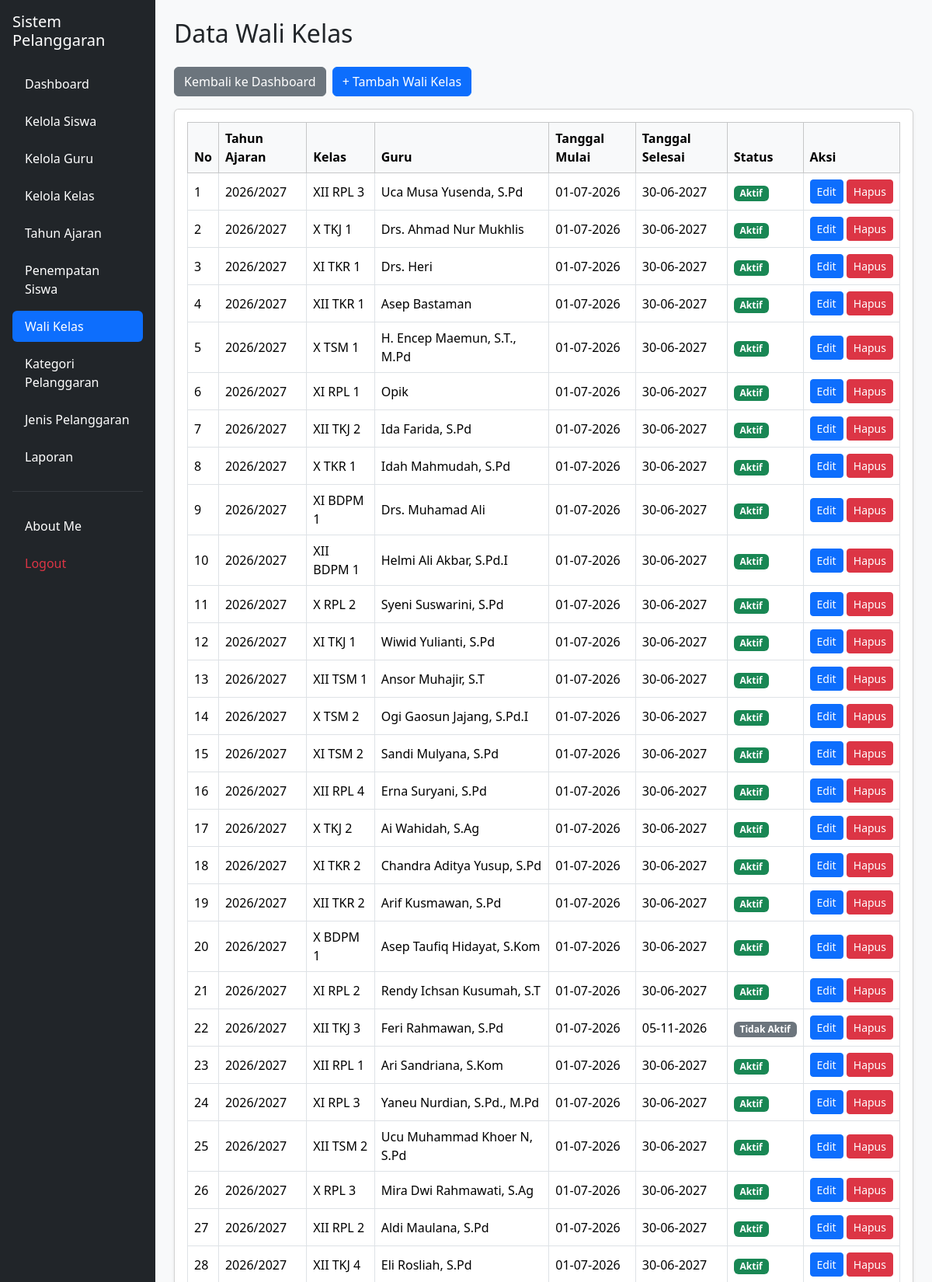
The app's page /wali_kelas.php (signed in, upper part) with its own data.
### tables this page shows
CREATE TABLE `t_wali_kelas` (
  `id` int(11) NOT NULL,
  `tahun_ajaran_id` int(11) NOT NULL,
  `kelas_id` int(11) NOT NULL,
  `guru_id` int(11) NOT NULL,
  `tanggal_mulai` date NOT NULL,
  `tanggal_selesai` date NOT NULL,
  `status_aktif` tinyint(1) NOT NULL,
  `created_at` timestamp NOT NULL DEFAULT current_timestamp(),
  `update_at` timestamp NOT NULL DEFAULT current_timestamp()
);

CREATE TABLE `t_tahun_ajaran` (
  `id` int(11) NOT NULL,
  `nama` varchar(20) NOT NULL,
  `tanggal_mulai` date NOT NULL,
  `tanggal_selesai` date NOT NULL,
  `status_aktif` tinyint(1) NOT NULL,
  `created_at` timestamp NOT NULL DEFAULT current_timestamp(),
  `update_at` timestamp NOT NULL DEFAULT current_timestamp()
);

CREATE TABLE `t_kelas` (
  `id` int(11) NOT NULL,
  `nama` varchar(100) NOT NULL,
  `tingkat` varchar(20) NOT NULL,
  `jurusan` varchar(100) NOT NULL,
  `status_aktif` tinyint(1) NOT NULL,
  `created_at` timestamp NOT NULL DEFAULT current_timestamp(),
  `update_at` timestamp NOT NULL DEFAULT current_timestamp()
);

CREATE TABLE `t_guru` (
  `id` int(11) NOT NULL,
  `nip` varchar(30) NOT NULL,
  `nama` varchar(150) NOT NULL,
  `email` varchar(150) NOT NULL,
  `status_aktif` tinyint(1) NOT NULL,
  `user_id` int(11) NOT NULL,
  `created_at` timestamp NULL DEFAULT current_timestamp(),
  `update_at` timestamp NULL DEFAULT current_timestamp()
);

### wali_kelas.php (the view, shortened to what this page needs)
<?php
include "config/koneksi.php";
$query = "SELECT
            wk.*,
            ta.nama AS nama_tahun_ajaran,
            k.nama AS nama_kelas,
            g.nama AS nama_guru
          FROM t_wali_kelas wk
          LEFT JOIN t_tahun_ajaran ta ON wk.tahun_ajaran_id = ta.id
          LEFT JOIN t_kelas k ON wk.kelas_id = k.id
          LEFT JOIN t_guru g ON wk.guru_id = g.id
          ORDER BY wk.id ASC";
$data = mysqli_query($koneksi, $query);
?>
<!DOCTYPE html>
<html lang="id">
<head>
    <link href="https://cdn.jsdelivr.net/npm/bootstrap@5.3.8/dist/css/bootstrap.min.css"
          rel="stylesheet">
    <link href="https://cdn.datatables.net/2.3.4/css/dataTables.bootstrap5.min.css"
          rel="stylesheet">
</head>
<body class="bg-light">
<div class="container-fluid">
    <div class="row">
        <aside class="col-md-3 col-lg-2 bg-dark text-white p-3 position-fixed top-0 bottom-0 start-0 overflow-auto">
            <h5 class="text-white mb-4">
                Sistem Pelanggaran
            </h5>
            <nav class="nav nav-pills flex-column gap-2">
                <a href="dashboard.php" class="nav-link text-white">
                    Dashboard
                </a>
                <a href="siswa.php" class="nav-link text-white">
                    Kelola Siswa
                </a>
                <a href="guru.php" class="nav-link text-white">
                    Kelola Guru
                </a>
                <a href="kelas.php" class="nav-link text-white">
                    Kelola Kelas
                </a>
                <a href="tahun_ajaran.php" class="nav-link text-white">
                    Tahun Ajaran
                </a>
                <a href="penempatan_siswa.php" class="nav-link text-white">
                    Penempatan Siswa
                </a>
                <a href="wali_kelas.php" class="nav-link active">
                    Wali Kelas
                </a>
                <a href="kategori_pelanggaran.php" class="nav-link text-white">
                    Kategori Pelanggaran
                </a>
                <a href="jenis_pelanggaran.php" class="nav-link text-white">
                    Jenis Pelanggaran
                </a>
                <a href="laporan.php" class="nav-link text-white">
                    Laporan
                </a>
                <hr class="text-secondary">
                <a href="about_me.php" class="nav-link text-white">
                    About Me
                </a>
                <a href="logout.php"
                   class="nav-link text-danger"
                   onclick="return confirm('Yakin ingin logout?')">
                    Logout
                </a>
            </nav>
        </aside>
        <main class="col-md-9 col-lg-10 p-4 offset-md-3 offset-lg-2">
            <h2 class="mb-4">Data Wali Kelas</h2>
            <div class="d-flex flex-wrap gap-2 mb-3">
                <a href="dashboard.php" class="btn btn-secondary">
                    Kembali ke Dashboard
                </a>
                <a href="tambah_wali_kelas.php" class="btn btn-primary">
                    + Tambah Wali Kelas
                </a>
            </div>
            <div class="card shadow-sm">
                <div class="card-body">
                    <div class="table-responsive">
                        <table id="tabelWaliKelas"
                               class="table table-bordered table-hover align-middle">
                            <thead class="table-light">
                                <tr>
                                    <th>No</th>
                                    <th>Tahun Ajaran</th>
                                    <th>Kelas</th>
                                    <th>Guru</th>
                                    <th>Tanggal Mulai</th>
                                    <th>Tanggal Selesai</th>
                                    <th>Status</th>
                                    <th>Aksi</th>
                                </tr>
                            </thead>
                            <tbody>
                            <?php
                            $no = 1;
                            if (mysqli_num_rows($data) > 0) {
                                while ($row = mysqli_fetch_assoc($data)) {
                            ?>
                                <tr>
                                    <td><?= $no++; ?></td>
                                    <td>
                                        <?= htmlspecialchars($row['nama_tahun_ajaran'] ?? '-'); ?>
                                    </td>
                                    <td>
                                        <?= htmlspecialchars($row['nama_kelas'] ?? '-'); ?>
                                    </td>
                                    <td>
                                        <?= htmlspecialchars($row['nama_guru'] ?? '-'); ?>
                                    </td>
                                    <td>
                                        <?= !empty($row['tanggal_mulai'])
                                            ? date('d-m-Y', strtotime($row['tanggal_mulai']))
                                            : '-'; ?>
                                    </td>
                                    <td>
                                        <?= !empty($row['tanggal_selesai'])
                                            ? date('d-m-Y', strtotime($row['tanggal_selesai']))
                                            : '-'; ?>
                                    </td>
                                    <td>
                                        <?php if ((int)($row['status_aktif'] ?? 0) === 1) { ?>
                                            <span class="badge bg-success">
                                                Aktif
                                            </span>
                                        <?php } else { ?>
                                            <span class="badge bg-secondary">
                                                Tidak Aktif
                                            </span>
                                        <?php } ?>
                                    </td>
                                    <td class="text-nowrap">
                                        <a href="edit_wali_kelas.php?id=<?= (int)$row['id']; ?>"
                                           class="btn btn-primary btn-sm">
                                            Edit
                                        </a>
                                        <a href="hapus_wali_kelas.php?id=<?= (int)$row['id']; ?>"
                                           class="btn btn-danger btn-sm"
                                           onclick="return confirm('Yakin ingin menghapus data wali kelas ini?')">
                                            Hapus
                                        </a>
                                    </td>
                                </tr>
                            <?php
                                }
                            } ?>
                            </tbody>
                        </table>
                    </div>
                </div>
            </div>
        </main>
    </div>
</div>
</body>
</html>

### records on screen
t_wali_kelas: tahun_ajaran.nama "2026/2027", kelas.nama "XII RPL 3", guru.nama "Uca Musa Yusenda, S.Pd", tanggal_mulai "01-07-2026", tanggal_selesai "30-06-2027", status_aktif "Aktif"
t_wali_kelas: tahun_ajaran.nama "2026/2027", kelas.nama "X TKJ 1", guru.nama "Drs. Ahmad Nur Mukhlis", tanggal_mulai "01-07-2026", tanggal_selesai "30-06-2027", status_aktif "Aktif"
t_wali_kelas: tahun_ajaran.nama "2026/2027", kelas.nama "XI TKR 1", guru.nama "Drs. Heri", tanggal_mulai "01-07-2026", tanggal_selesai "30-06-2027", status_aktif "Aktif"
t_wali_kelas: tahun_ajaran.nama "2026/2027", kelas.nama "XII TKR 1", guru.nama "Asep Bastaman", tanggal_mulai "01-07-2026", tanggal_selesai "30-06-2027", status_aktif "Aktif"
t_wali_kelas: tahun_ajaran.nama "2026/2027", kelas.nama "X TSM 1", guru.nama "H. Encep Maemun, S.T., M.Pd", tanggal_mulai "01-07-2026", tanggal_selesai "30-06-2027", status_aktif "Aktif"
t_wali_kelas: tahun_ajaran.nama "2026/2027", kelas.nama "XI RPL 1", guru.nama "Opik", tanggal_mulai "01-07-2026", tanggal_selesai "30-06-2027", status_aktif "Aktif"
t_wali_kelas: tahun_ajaran.nama "2026/2027", kelas.nama "XII TKJ 2", guru.nama "Ida Farida, S.Pd", tanggal_mulai "01-07-2026", tanggal_selesai "30-06-2027", status_aktif "Aktif"
t_wali_kelas: tahun_ajaran.nama "2026/2027", kelas.nama "X TKR 1", guru.nama "Idah Mahmudah, S.Pd", tanggal_mulai "01-07-2026", tanggal_selesai "30-06-2027", status_aktif "Aktif"
t_wali_kelas: tahun_ajaran.nama "2026/2027", kelas.nama "XI BDPM 1", guru.nama "Drs. Muhamad Ali", tanggal_mulai "01-07-2026", tanggal_selesai "30-06-2027", status_aktif "Aktif"
t_wali_kelas: tahun_ajaran.nama "2026/2027", kelas.nama "XII BDPM 1", guru.nama "Helmi Ali Akbar, S.Pd.I", tanggal_mulai "01-07-2026", tanggal_selesai "30-06-2027", status_aktif "Aktif"
t_wali_kelas: tahun_ajaran.nama "2026/2027", kelas.nama "X RPL 2", guru.nama "Syeni Suswarini, S.Pd", tanggal_mulai "01-07-2026", tanggal_selesai "30-06-2027", status_aktif "Aktif"
t_wali_kelas: tahun_ajaran.nama "2026/2027", kelas.nama "XI TKJ 1", guru.nama "Wiwid Yulianti, S.Pd", tanggal_mulai "01-07-2026", tanggal_selesai "30-06-2027", status_aktif "Aktif"
t_wali_kelas: tahun_ajaran.nama "2026/2027", kelas.nama "XII TSM 1", guru.nama "Ansor Muhajir, S.T", tanggal_mulai "01-07-2026", tanggal_selesai "30-06-2027", status_aktif "Aktif"
t_wali_kelas: tahun_ajaran.nama "2026/2027", kelas.nama "X TSM 2", guru.nama "Ogi Gaosun Jajang, S.Pd.I", tanggal_mulai "01-07-2026", tanggal_selesai "30-06-2027", status_aktif "Aktif"
t_wali_kelas: tahun_ajaran.nama "2026/2027", kelas.nama "XI TSM 2", guru.nama "Sandi Mulyana, S.Pd", tanggal_mulai "01-07-2026", tanggal_selesai "30-06-2027", status_aktif "Aktif"
t_wali_kelas: tahun_ajaran.nama "2026/2027", kelas.nama "XII RPL 4", guru.nama "Erna Suryani, S.Pd", tanggal_mulai "01-07-2026", tanggal_selesai "30-06-2027", status_aktif "Aktif"
t_wali_kelas: tahun_ajaran.nama "2026/2027", kelas.nama "X TKJ 2", guru.nama "Ai Wahidah, S.Ag", tanggal_mulai "01-07-2026", tanggal_selesai "30-06-2027", status_aktif "Aktif"
t_wali_kelas: tahun_ajaran.nama "2026/2027", kelas.nama "XI TKR 2", guru.nama "Chandra Aditya Yusup, S.Pd", tanggal_mulai "01-07-2026", tanggal_selesai "30-06-2027", status_aktif "Aktif"
t_wali_kelas: tahun_ajaran.nama "2026/2027", kelas.nama "XII TKR 2", guru.nama "Arif Kusmawan, S.Pd", tanggal_mulai "01-07-2026", tanggal_selesai "30-06-2027", status_aktif "Aktif"
t_wali_kelas: tahun_ajaran.nama "2026/2027", kelas.nama "X BDPM 1", guru.nama "Asep Taufiq Hidayat, S.Kom", tanggal_mulai "01-07-2026", tanggal_selesai "30-06-2027", status_aktif "Aktif"
t_wali_kelas: tahun_ajaran.nama "2026/2027", kelas.nama "XI RPL 2", guru.nama "Rendy Ichsan Kusumah, S.T", tanggal_mulai "01-07-2026", tanggal_selesai "30-06-2027", status_aktif "Aktif"
t_wali_kelas: tahun_ajaran.nama "2026/2027", kelas.nama "XII TKJ 3", guru.nama "Feri Rahmawan, S.Pd", tanggal_mulai "01-07-2026", tanggal_selesai "05-11-2026", status_aktif "Tidak Aktif"
t_wali_kelas: tahun_ajaran.nama "2026/2027", kelas.nama "XII RPL 1", guru.nama "Ari Sandriana, S.Kom", tanggal_mulai "01-07-2026", tanggal_selesai "30-06-2027", status_aktif "Aktif"
t_wali_kelas: tahun_ajaran.nama "2026/2027", kelas.nama "XI RPL 3", guru.nama "Yaneu Nurdian, S.Pd., M.Pd", tanggal_mulai "01-07-2026", tanggal_selesai "30-06-2027", status_aktif "Aktif"
t_wali_kelas: tahun_ajaran.nama "2026/2027", kelas.nama "XII TSM 2", guru.nama "Ucu Muhammad Khoer N, S.Pd", tanggal_mulai "01-07-2026", tanggal_selesai "30-06-2027", status_aktif "Aktif"
t_wali_kelas: tahun_ajaran.nama "2026/2027", kelas.nama "X RPL 3", guru.nama "Mira Dwi Rahmawati, S.Ag", tanggal_mulai "01-07-2026", tanggal_selesai "30-06-2027", status_aktif "Aktif"
t_wali_kelas: tahun_ajaran.nama "2026/2027", kelas.nama "XII RPL 2", guru.nama "Aldi Maulana, S.Pd", tanggal_mulai "01-07-2026", tanggal_selesai "30-06-2027", status_aktif "Aktif"
t_wali_kelas: tahun_ajaran.nama "2026/2027", kelas.nama "XII TKJ 4", guru.nama "Eli Rosliah, S.Pd", tanggal_mulai "01-07-2026", tanggal_selesai "30-06-2027", status_aktif "Aktif"
